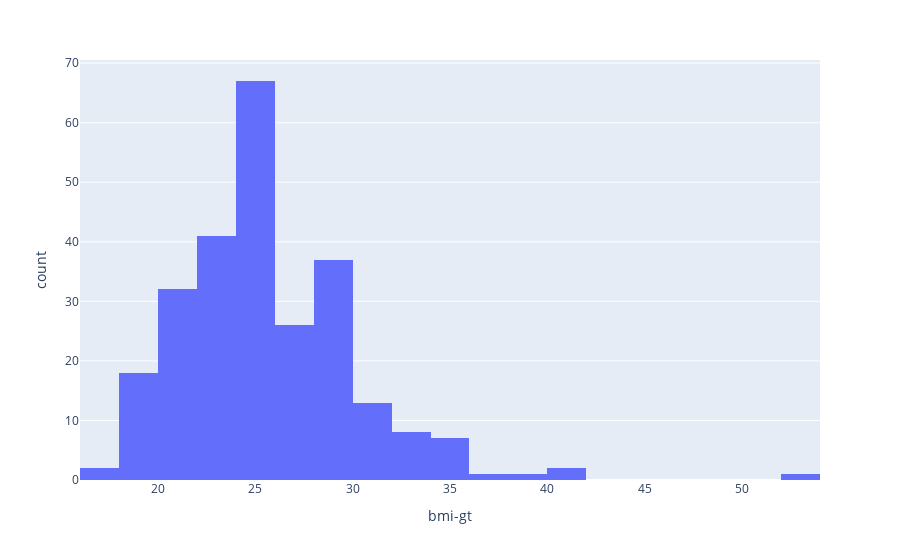

Notebook source saved alongside this figure:
### Markdown cell above
#### - Plotly Display -

### Code cell
fig = px.histogram(dataset, x='bmi-gt', nbins=30)
fig.show()

### Figure 1 — Plotly figure (JSON) as saved in the notebook; plotly's stock layout.template omitted (floating-point values rounded to 4 significant figures; data arrays with more than 128 entries replaced by an {"elided": "..."} marker saying what was removed)
{"data": [{"alignmentgroup": "True", "bingroup": "x", "hovertemplate": "bmi-gt=%{x}<br>count=%{y}<extra></extra>", "legendgroup": "", "marker": {"color": "#636efa"}, "name": "", "nbinsx": 30, "offsetgroup": "", "orientation": "v", "showlegend": false, "type": "histogram", "x": {"elided": "256 float values"}, "xaxis": "x", "yaxis": "y"}], "layout": {"barmode": "relative", "legend": {"tracegroupgap": 0}, "margin": {"t": 60}, "xaxis": {"anchor": "y", "domain": [0, 1], "title": {"text": "bmi-gt"}}, "yaxis": {"anchor": "x", "domain": [0, 1], "title": {"text": "count"}}}}
